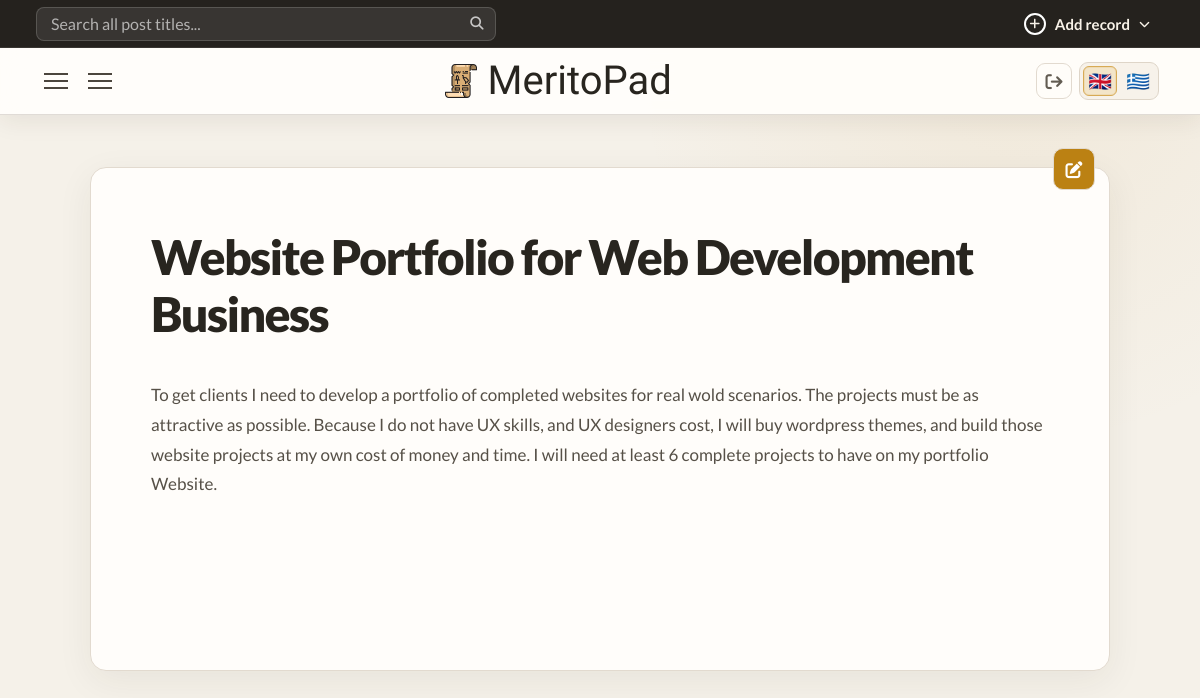
The app's page /cnicou/centralpoint/website-portfolio-for-web-development-business (signed in) with its own data.
### core/models.py (models this page shows, shortened)
class UserOwnedModel(models.Model):
    user = models.ForeignKey(
        settings.AUTH_USER_MODEL,
        on_delete=models.CASCADE,
        related_name="%(class)s_records",
        null=True,
        blank=True,
    )
    class Meta:
        abstract = True
        constraints = [
            models.UniqueConstraint(
                fields=("user", "slug"),
                name="unique_%(class)s_user_slug",
            )
        ]

class CentralPoint(UserOwnedModel):
    title = models.CharField(max_length=255)
    slug = models.SlugField(blank=True)
    created_at = models.DateTimeField(auto_now_add=True)
    content = CKEditor5Field('Content', config_name='extends')  # or 'default'
    category = models.ForeignKey(
        CentralPointCategory,
        on_delete=models.CASCADE,
        related_name="centralpoints_by_category",
        null=True
    )
    subcategory = models.ForeignKey(
        CentralPointSubcategory,
        on_delete=models.CASCADE,
        related_name="centralpoints_by_subcategory",
        blank=True,
        null=True
    )
    tags = models.ManyToManyField(
        CentralPointTag,
        related_name="centralpoints_by_tag",
        blank=True
    )

### core/views.py (the view)
# urls.py: path("centralpoint/<slug:slug>",views.centralpoint_single,name="centralpoint_single"),
@workspace_login_required
def centralpoint_single(request,slug):
    article = get_object_or_404(CentralPoint, slug=slug, user=request.user)
    article_categories = taxonomy_for_user(CentralPointCategory, request.user)
    article_tags = taxonomy_for_user(CentralPointTag, request.user)
    for category in article_categories:
        category.sub_categories = category.subcategories.filter(user=request.user)
    return render(request,"core/singles/centralpoint-single.html",{
        "article":article,
        "article_categories":article_categories,
        "article_tags":article_tags,
    })

### core/context_processors.py (called while the page is built)
def workspace_record_type(request):
    match = getattr(request, "resolver_match", None)
    if match is None:
        return {}
    url_name = match.url_name or ""
    record_type = match.kwargs.get("record_type")
    if not record_type:
        record_type = "article" if url_name == "index" else url_name.split("_", 1)[0]
    if record_type not in WORKSPACE_RECORD_TYPES:
        return {}
    return {
        "workspace_record_type": record_type,
        "workspace_is_record_form": url_name.endswith(("_create", "_edit")),
        "workspace_is_single": url_name.endswith("_single"),
    }

### core/taxonomy.py (called while the page is built)
def default_category_first(queryset):
    return queryset.annotate(
        _default_category_order=Case(
            When(slug=DEFAULT_CATEGORY_SLUG, then=Value(0)),
            default=Value(1),
            output_field=IntegerField(),
        )
    ).order_by("_default_category_order", "name")

def is_category_model(model):
    return issubclass(model, BaseCategory)

### core/views.py (called while the page is built)
def taxonomy_for_user(model, user):
    queryset = model.objects.filter(user=user)
    if is_category_model(model):
        return default_category_first(queryset)
    return queryset.order_by("name")

def workspace_login_required(view):
    @wraps(view)
    def workspace_view(request, *args, username=None, **kwargs):
        if username != request.user.username:
            raise Http404
        return view(request, *args, **kwargs)
    return login_required(workspace_view)

### core/templates/core/singles/centralpoint-single.html (shortened to what this page needs)
{% extends 'core/base.html' %}
{% block main %}
<div class="grid">
    <div class="grid-right">
        <div class="grid-right-wraper">
            <article class="single-article">
                 <h1 class="article-title">{{article.title}}</h1>
                 <a class="edit-record-btn" href="{% url 'centralpoint_edit' request.user.username article.slug %}" aria-label="Edit Central Point" title="Edit Central Point"><i class="fa-solid fa-pen-to-square" aria-hidden="true"></i></a>
                 <div class="article-content">
                    {{article.content | safe  }}
                 </div>
            </article>
        </div>
    </div>
</div>
{% endblock %}

### records on screen
CentralPoint: title "Website Portfolio for Web Development Business", content "To get clients I need to develop a portfolio of completed websites for real wold scenarios. The projects must be as attractive as possible. Because I do not have UX skills, and UX designers cost, I will buy wordpress themes, and build those website projects at my own cost of money and time. I will need at least 6 complete projects to have on my portfolio Website."
